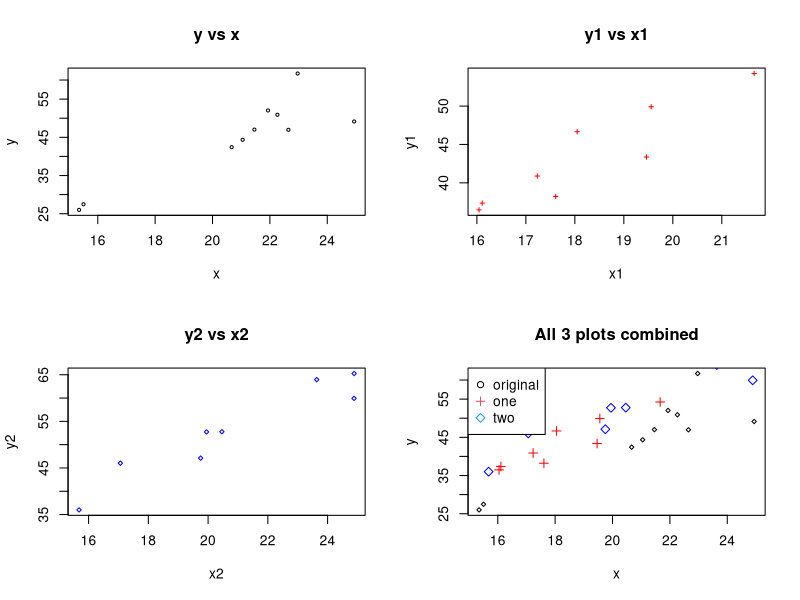

This chart was generated by the following R code:
# Sayali Zambre


#1. Write a function which takes a numeric vector as an input and 
#prints out one number per line,
#with its square and cube alongside it.

calculatesquare <- function(numVect){
  numvect <- c(1,4,2,6,7,9)
  for(x in numvect)
  { 
    print( c(x, x^2,x^3))
  }
}
numvect <- c(1,4,2,6,7,9)
calculatesquare(numvect)


#2.

yVector <- sample(0:999, 250, replace = T)
#a. Pick out all the values from yVector which are less than 600. 
#Also print their index positions.

values <- yVector[yVector>600]
position <- which(yVector>600)
matrix(c(values,position ),length(values),2)

#b. How many numbers are divisible by 2.
length(yVector[yVector %% 2 == 0])


#c. Sort the yVector in descending order.
sort(yVector,decreasing = T)

# d. Pick out the elements at index positions 2, 5, 8, 11, ...
yVector[seq(2,250,3)]



# 3 

x <- runif(10000,1,10)

#a. Length of x.
length(x)

#b. Number of values in vector x below 2, above 7 and 
#both below 2 as well as above 7.
length(x[x<2])
length(x[x>7])
length(x[x<2 | x>7]) 

#c. Number of times the value 4 occurs in x.
length(x[x==4])


#d. Print the elements of the vector x from position 5001 to 5010.

x[5001:5010]

#e. Print the smallest value and largest value present in x.
x[which.min(x)]
x[which.max(x)]

# f. Print all the quartiles of x.

quantile(x)

#g. Create another vector which contains all values of x between 4 and 7.
newVector <- x[x>4 & x < 7]

#h. Value closest to 5 in x.
x[which.min(abs(x-5))]

# 4.

A <-matrix(rep(c(10,-10,10),15),nrow = 15,ncol = 3, byrow = TRUE)
dim(A)
A
At <-t(A)
AtA <- At %*% A
AtA
dim(AtA)

# 5.

x <- rnorm(10, 20, 5)
y <- 2.5 * x - 10 + rnorm(10, 0, 9)
x1 <- runif(8, 15, 25)
y1 <- 2.5* x1 - 1.0 + runif(8,-6,6)
x2 <- runif(8,15,25)
y2 <- 2.5* x2 - 1.0 + runif(8,-6,6)

plot.new()
par(mfrow = c(2,2))

#
plot(x, y, main = "y vs x", cex=0.5,pch=1, col=1  )

#
plot(x1, y1, main = "y1 vs x1", cex=0.5,pch=3, col="red")

#
plot(x2, y2, main = "y2 vs x2", cex=0.5, pch=5, col="blue")

#
plot(x, y, pch=5, main = "All 3 plots combined", cex=0.5)
points(x1, y1, pch=3, col="red")
points(x2, y2, pch=5, col="blue")
legend("topleft", legend = c("original", "one", "two"), pch = c(1, 3,5), col= c(1, 2, 4))

# 6.
library(dplyr)
attach(mtcars)
df1 <- mtcars

#a Change the variable name mpg to Miles_Per_Gallon. Save the result as df2.  
head(df1)
df2 <- rename(mtcars,Miles_Per_Gallon = mpg )
df2

#b Using df1, subset all the variables whose mpg is greater than 20. Save the result as df3.  
df3 <- filter(mtcars, mpg>20)
df3

#c. Using df1, subset all the variables whose mpg is greater than 20 and the number of
#cylinders equal to 6. Save the result as df4.  
df4 <- filter(mtcars, mpg>20, cyl ==6)
df4

#d. Add a new variable mpg2 in df1 which contains the square values of mpg. Save the
#result as df5. 
df5<-mutate(mtcars, square_mpg = mpg*mpg)
df5
#e. Add new variables containing squares of mpg, cyl, disp in df1. Also subset rows whose
#mpg is less than 20. Save the resultant output as df6.  

df6<- mtcars %>% mutate(Square_mpg=mpg*mpg, Square_cyl = cyl*cyl, Square_disp=disp*disp) %>% filter(mpg<20)
df6

#Using df1, find the min, max, mean and sd of disp for each gear (i.e. using gear as factor). 
df7<- df1 %>% group_by(gear) %>% summarise(min_disp=min(disp),max_disp=max(disp), mean_disp=mean(disp,na.rm=T), sd_disp=sd(disp,na.rm=T))

df7